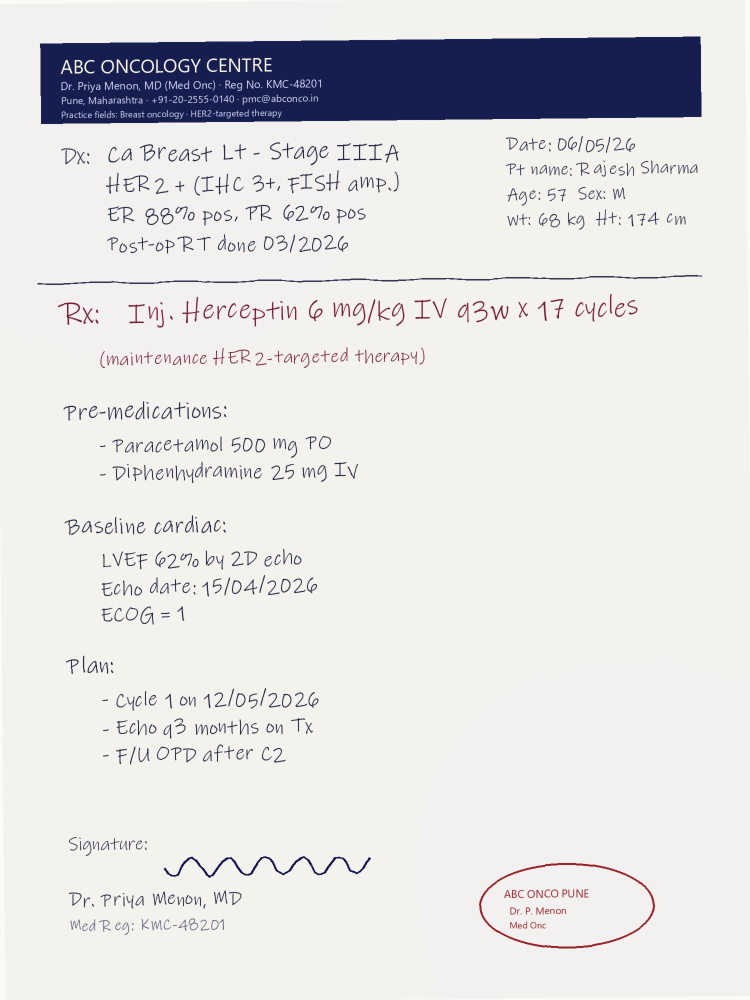
#> input picture backend/tests/fixtures/intake/handwritten_rx.png, 1500 x 2000 px (shown at 1/2 size)
$ python -i classifier.py   (imports and definitions only)
#> lines starting #> are read from the running program, lines starting #| are printed output that depends on the picture
#> further down, picture is the input picture: PIL image 1500x2000 RGB; mean R, G, B 224.2, 223.4, 223.6
"""Rule-based document classifier — typed vs handwritten vs mixed.

Pure PIL stats, no LLM. Runs in <50 ms on a typical phone-camera scan.
Output drives the vision prompt selection so we don't waste tokens
explaining "this is a handwritten note" when the model can already see it.

Heuristics (tuned for prior-auth document types):
  - Edge density        — handwriting has lower edge density than typed text
  - Stroke variance     — handwriting strokes vary more than typed glyphs
  - Aspect / DPI        — phone-camera scans tend to be skewed; we flag
  - Text-region detection (Otsu binarization → connected components)
"""

from __future__ import annotations

import io
import math

from PIL import Image, ImageFilter, ImageOps

from app.models.intake import DocumentClassification


# [4 lines left out: function _pil_open, not called in this run]


def _edge_density(img: Image.Image) -> float:
    """Fraction of pixels that survive a Sobel edge filter at threshold 50."""
    edges = img.filter(ImageFilter.FIND_EDGES)
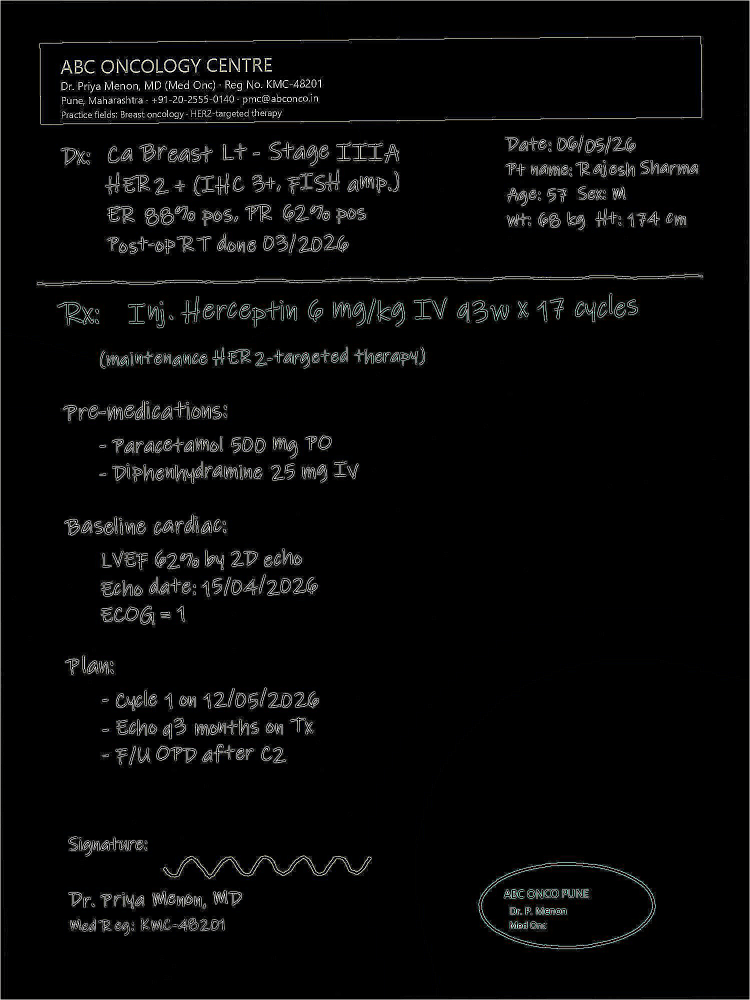
#> edges: PIL image 1500x2000 RGB (shown at 1/2 size); mean R, G, B 8.2, 8.3, 8.2
    edges = edges.point(lambda v: 255 if v > 50 else 0)
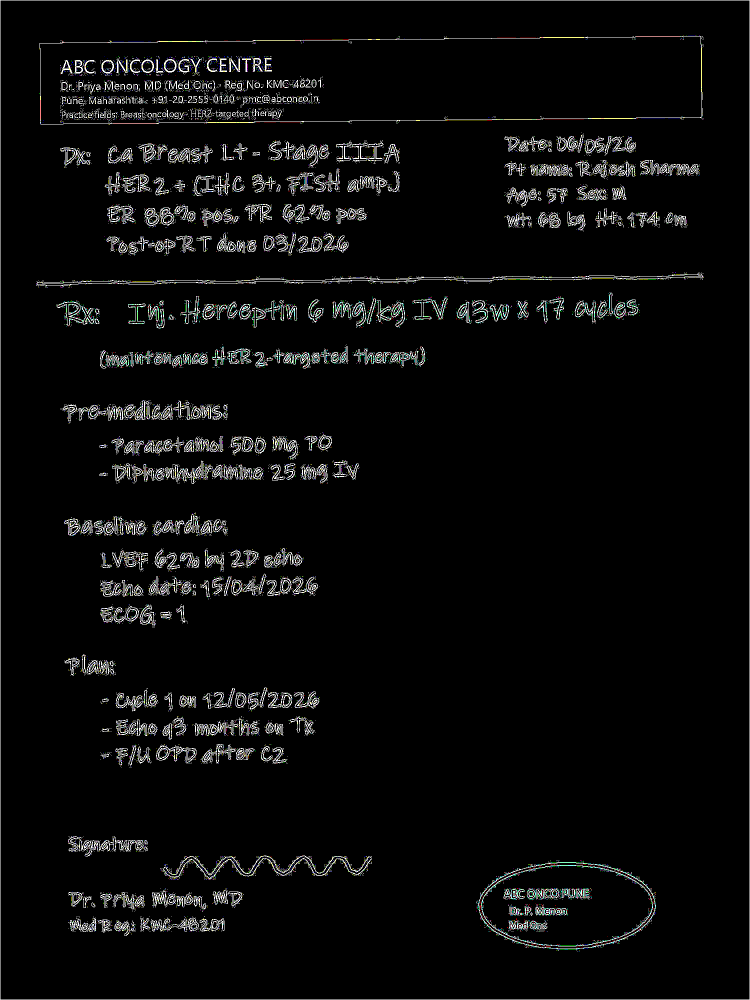
#> edges: PIL image 1500x2000 RGB (shown at 1/2 size); mean R, G, B 10.3, 10.5, 10.3
    hist = edges.histogram()
#> hist = 768 values, max 2879356 at index 512, min 0 at index 1, mean 11718.8
    if not hist:
        return 0.0
    total = sum(hist)
#> total = 9000000
    bright = hist[255] if len(hist) > 255 else 0
#> bright = 120688
    return bright / total if total else 0.0


# [92 lines left out: functions _stroke_variance, _quality_flags, classify_document, not called in this run]

>>> from PIL import Image
>>> picture = Image.open('../../../tests/fixtures/intake/handwritten_rx.png')
>>> result = _edge_density(picture)
#> result = 0.0134
